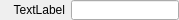
<?xml version="1.0" encoding="UTF-8"?>
<ui version="4.0">
 <class>StatusLabelClass</class>
 <widget class="QWidget" name="StatusLabelClass">
  <property name="geometry">
   <rect>
    <x>0</x>
    <y>0</y>
    <width>179</width>
    <height>20</height>
   </rect>
  </property>
  <property name="minimumSize">
   <size>
    <width>0</width>
    <height>10</height>
   </size>
  </property>
  <property name="maximumSize">
   <size>
    <width>16777215</width>
    <height>20</height>
   </size>
  </property>
  <property name="windowTitle">
   <string>Status Label</string>
  </property>
  <layout class="QHBoxLayout" name="horizontalLayout">
   <property name="margin">
    <number>0</number>
   </property>
   <item>
    <widget class="QLabel" name="label">
     <property name="text">
      <string>TextLabel</string>
     </property>
     <property name="alignment">
      <set>Qt::AlignRight|Qt::AlignTrailing|Qt::AlignVCenter</set>
     </property>
    </widget>
   </item>
   <item>
    <widget class="QLineEdit" name="lineEdit">
     <property name="enabled">
      <bool>true</bool>
     </property>
     <property name="sizePolicy">
      <sizepolicy hsizetype="Preferred" vsizetype="Fixed">
       <horstretch>0</horstretch>
       <verstretch>0</verstretch>
      </sizepolicy>
     </property>
     <property name="alignment">
      <set>Qt::AlignCenter</set>
     </property>
     <property name="readOnly">
      <bool>true</bool>
     </property>
    </widget>
   </item>
  </layout>
 </widget>
 <resources/>
 <connections/>
</ui>
